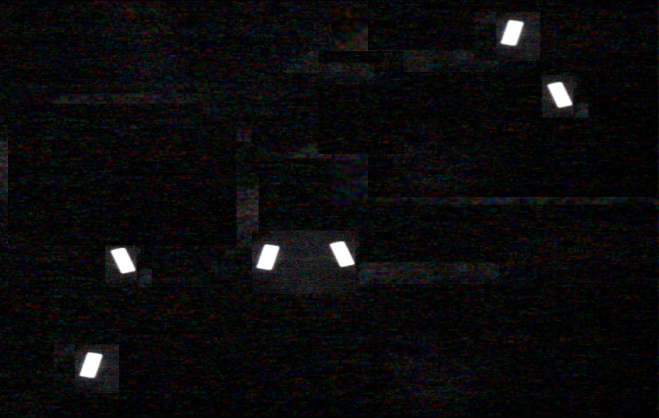
#> input picture test_images/test2.png, 1318 x 836 px (shown at 1/2 size)
$ python Vision.py
#> lines starting #> are read from the running program, lines starting #| are printed output that depends on the picture; after the words box and inside, x2 and y2 are one past the last pixel; in counts of white or black regions, pixels touching at a corner belong together; long printed decimals are rounded
import cv2
import numpy as np


class Vision:
    # Define range of threshold in HSV. Tip: Get these values from generated GRIP code.
    lower_range = np.array([0.0, 0.0, 255.0])
    upper_range = np.array([0.0, 0.0, 255.0])

    @staticmethod
    def process_image(image):
        rows, cols = image.shape[:2]

        # Convert BGR to HSV
        hsv = cv2.cvtColor(image, cv2.COLOR_BGR2HSV)

        # Threshold HSV to only get white target
        mask = cv2.inRange(hsv, Vision.lower_range, Vision.upper_range)

        # Find contours
        contours, _ = cv2.findContours(mask, cv2.RETR_TREE, cv2.CHAIN_APPROX_NONE)

        # Sort contours from left to right
        contours = Vision.sortLeftToRight(contours)

        boundingBoxes = []

        # Loop through each contour(tape) with an index
        for idx, tape in enumerate(contours):
            # Only loop until second to last contour
            if idx < len(contours) - 1:
                # Get the current indexed contour and next index contour in the list
                leftTape = contours[idx]
                rightTape = contours[idx + 1]

                # Get the Moment objects of the two contours
                leftM = cv2.moments(leftTape)
                rightM = cv2.moments(rightTape)

                # Calculate the centeroid y coordinates of the two contours
                leftY = int(leftM['m01'] / leftM['m00'])
                rightY = int(rightM['m01'] / rightM['m00'])

                # Fit each contour to a line and get two points from each line
                x1, y1, x2, y2 = Vision.fitLine(leftTape)
                x3, y3, x4, y4 = Vision.fitLine(rightTape)

                # Compute the y coordinate of the intersection point of the two lines
                intersectY = y1 + ((x4 - x3) * (y1 - y3) - (y4 - y3) * (x1 - x3)) / (
                            (y4 - y3) * (x2 - x1) - (x4 - x3) * (y2 - y1)) * (y2 - y1)

                # Run if the intersection of the two lines are higher than the contours (the two pieces of tape are angled towards each other)
                # TODO: Might be a better idea to compare the slopes of the two lines (positive or negative)
                # because there are actually some extreme cases where the intersect point is lower than one of the tape's y coordinate even though they are meant to be grouped together
                if intersectY < rightY or intersectY < leftY:
                    # Bound a rectangle on the two contours and get the (x,y) of the top left coordinate and the rectangle's width and height
                    xL, yL, wL, hL = cv2.boundingRect(leftTape)
                    xR, yR, wR, hR = cv2.boundingRect(rightTape)

                    # Assign x, y, width, and height to a tuple that represents a rectangle
                    leftRect = (xL, yL, wL, hL)
                    rightRect = (xR, yR, wR, hR)

                    # Combine the two rectangles by computing its union (creating a bounding box around the two pieces of tape)
                    combinedRect = Vision.union(leftRect, rightRect)

                    # Add combinedRect to the list of boundingBoxes
                    boundingBoxes.append(combinedRect)

                    # Draw the bounding box to the frame
                    image = cv2.rectangle(image, (combinedRect[0], combinedRect[1]),
                                          (combinedRect[0] + combinedRect[2], combinedRect[1] + combinedRect[3]),
                                          (0, 255, 0), 3)

        # Loop through each bounding box and compute which has the largest area
        if boundingBoxes:
            largestBoundingBox = max(boundingBoxes, key=lambda rect: rect[2] * rect[3])
            xValueToAlignTo = largestBoundingBox[0] + largestBoundingBox[2] / 2
            error = (xValueToAlignTo - (cols / 2)) / (cols / 2)  # error scaled down to -1 to 1

            return error, image

        else:
            return None, image

    @staticmethod
    def fitLine(cnt):
        vx, vy, x0, y0 = cv2.fitLine(cnt, cv2.DIST_L2, 0, 0.01, 0.01)
        x1, y1 = np.array([x0, y0]) + (100 * np.array([vx, vy]))
        return x0, y0, x1.item(), y1.item()

    @staticmethod
    def sortLeftToRight(cnts):
        # Takes a list of contours and returns it sorted from left to right
        boundingBoxes = [cv2.boundingRect(c) for c in cnts]
        cnts, boundingBoxes = zip(*sorted(zip(cnts, boundingBoxes), key=lambda b: b[1][0], reverse=False))
        return cnts

    @staticmethod
    def union(a, b):
        # Takes two rectangles as tuples (x, y, w, h) and returns a larger rectangle tuple that encompasses both of them
        x = min(a[0], b[0])
        y = min(a[1], b[1])
        w = max(a[0] + a[2], b[0] + b[2]) - x
        h = max(a[1] + a[3], b[1] + b[3]) - y
        return x, y, w, h


if __name__ == '__main__':
    translationValue, frame = Vision.process_image(cv2.imread('test_images/test2.png'))
#> in process_image, `rows, cols = image.shape[:2]`: rows = 836; cols = 1318
#> in process_image, `hsv = cv2.cvtColor(image, cv2.COLOR_BGR2HSV)`: hsv: shape (836, 1318, 3); mean H, S, V 80.9, 208.6, 17.2
#> in process_image, image is the input picture: shape (836, 1318, 3); mean B, G, R 11.1, 10.4, 10.5
#> in process_image, `mask = cv2.inRange(hsv, Vision.lower_range, Vision.upper_range)`:
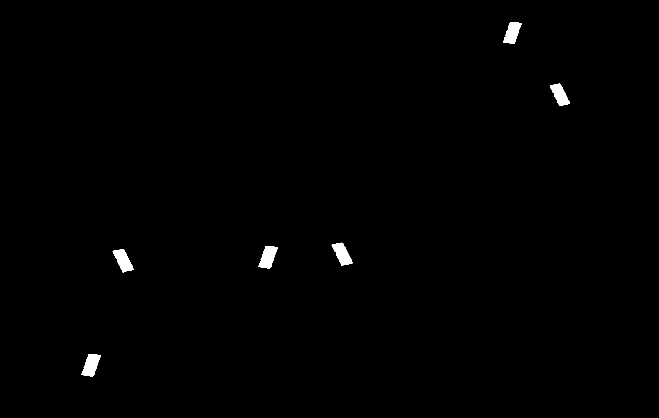
#> mask: shape (836, 1318) (shown at 1/2 size); 0.57% white; 6 white regions
#> in process_image, `contours, _ = cv2.findContours(mask, cv2.RETR_TREE, cv2.CHAIN_APPROX_N..`: contours = 6 contours; box (x1, y1, x2, y2) and area: (163, 708, 201, 754) 1015, (517, 492, 555, 538) 1015, (225, 498, 267, 545) 985, (663, 485, 705, 532) 985, (1006, 44, 1043, 88) 936, (1100, 167, 1140, 212) 914
#> in sortLeftToRight, `boundingBoxes = [cv2.boundingRect(c) for c in cnts]`: boundingBoxes = [(163, 708, 38, 46), (225, 498, 42, 47), (517, 492, 38, 46), (663, 485, 42, 47), (1100, 167, 40, 45), (1006, 44, 37, 44)]
#> in sortLeftToRight, `cnts, boundingBoxes = zip(*sorted(zip(cnts, boundingBoxes), key=lambda..`: cnts has the same summary as contours in process_image; boundingBoxes = ((163, 708, 38, 46), (225, 498, 42, 47), (517, 492, 38, 46), (663, 485, 42, 47), (1006, 44, 37, 44), (1100, 167, 40, 45))
#> the loop in process_image, `for idx, tape in enumerate(contours):` made 6 passes
#> (leftY, rightY) on passes 1, 3, 5: (729, 520), (513, 507), (65, 189)
#> (leftY, rightY) on passes 2, 4: (520, 513), (507, 65)
#> pass 1, in process_image, `image = cv2.rectangle(image, (combinedRect[0], combinedRect[1]), (comb..`:
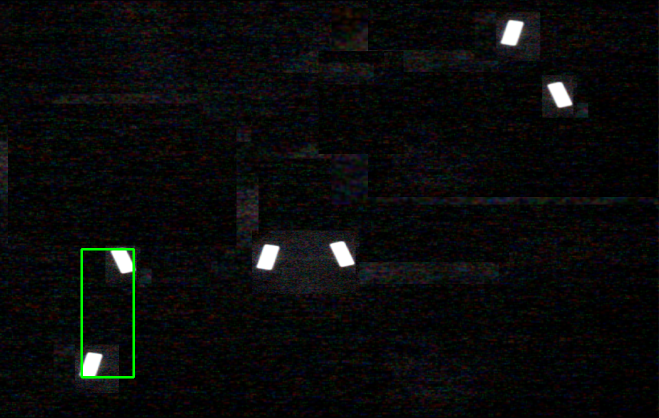
#> image: shape (836, 1318, 3) (shown at 1/2 size); 0.33% of pixels changed, all inside (x1, y1, x2, y2) = (161, 496, 270, 757)
#> pass 3, in process_image, `image = cv2.rectangle(image, (combinedRect[0], combinedRect[1]), (comb..`:
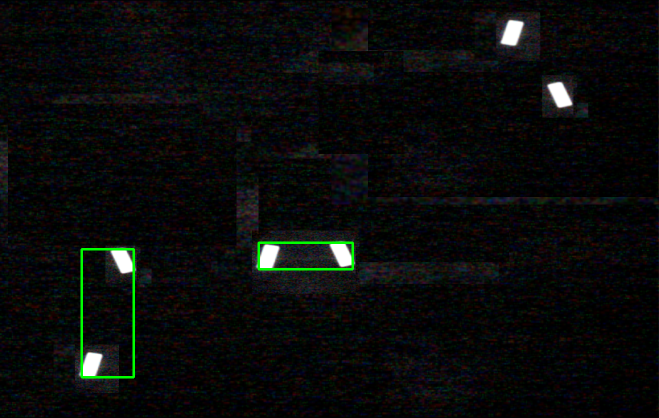
#> image: shape (836, 1318, 3) (shown at 1/2 size); 0.22% of pixels changed, all inside (x1, y1, x2, y2) = (515, 483, 708, 541)
#> after the loop in process_image, `for idx, tape in enumerate(contours):`:
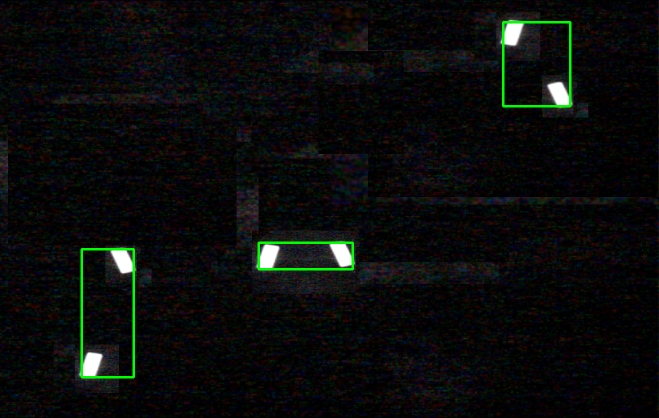
#> image: shape (836, 1318, 3) (shown at 1/2 size); 0.27% of pixels changed, all inside (x1, y1, x2, y2) = (1004, 42, 1143, 215)
#> after the loop in process_image, `for idx, tape in enumerate(contours):`: boundingBoxes = [(163, 498, 104, 256), (517, 485, 188, 53), (1006, 44, 134, 168)]
#> in process_image, `largestBoundingBox = max(boundingBoxes, key=lambda rect: rect[2] * rec..`: largestBoundingBox = (163, 498, 104, 256)
#> in process_image, `xValueToAlignTo = largestBoundingBox[0] + largestBoundingBox[2] / 2`: xValueToAlignTo = 215
#> in process_image, `error = (xValueToAlignTo - (cols / 2)) / (cols / 2)`: error = -0.674
#> translationValue = -0.674
    print(translationValue)
#| -0.6737

    # Display the frame
    cv2.imshow('Frame', frame)

    # Exit program if any key is pressed
    if cv2.waitKey(0) & 0xFF == ord('q'):
#> (key q is pressed here)
        cv2.destroyAllWindows()

$ run again, with test_images/test.png copied over test_images/test2.png
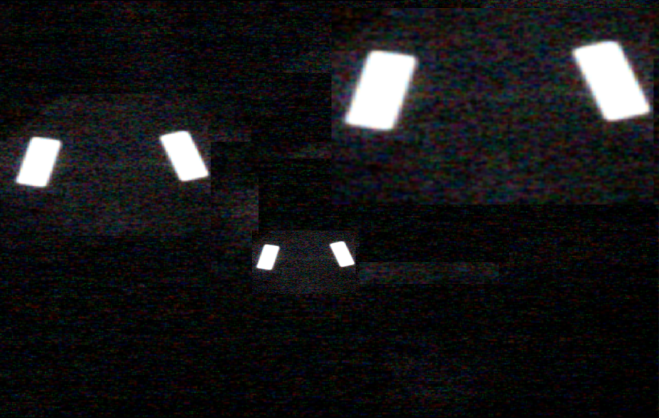
#> input picture test_images/test.png, 1318 x 836 px (shown at 1/2 size)
#> rows = 836; cols = 1318
#> hsv: shape (836, 1318, 3); mean H, S, V 82.9, 181.8, 32.1
#> in process_image, image is the input picture: shape (836, 1318, 3); mean B, G, R 25.2, 23.9, 24.1
#> in process_image, `mask = cv2.inRange(hsv, Vision.lower_range, Vision.upper_range)`:
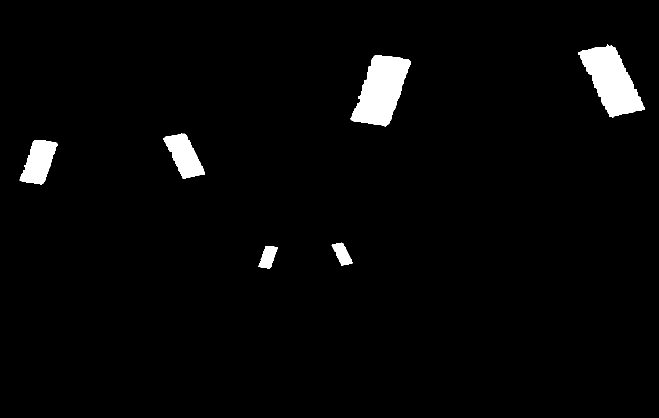
#> mask: shape (836, 1318) (shown at 1/2 size); 2.8% white; 6 white regions
#> contours = 6 contours; box (x1, y1, x2, y2) and area: (701, 111, 821, 253) 10224, (1156, 89, 1289, 235) 9972, (39, 280, 115, 370) 4048, (326, 266, 410, 358) 3940, (517, 492, 555, 538) 1015, (663, 485, 705, 532) 985
#> in sortLeftToRight, `boundingBoxes = [cv2.boundingRect(c) for c in cnts]`: boundingBoxes = [(517, 492, 38, 46), (663, 485, 42, 47), (39, 280, 76, 90), (326, 266, 84, 92), (701, 111, 120, 142), (1156, 89, 133, 146)]
#> in sortLeftToRight, `cnts, boundingBoxes = zip(*sorted(zip(cnts, boundingBoxes), key=lambda..`: cnts has the same summary as contours in process_image; boundingBoxes = ((39, 280, 76, 90), (326, 266, 84, 92), (517, 492, 38, 46), (663, 485, 42, 47), (701, 111, 120, 142), (1156, 89, 133, 146))
#> the loop in process_image, `for idx, tape in enumerate(contours):` made 6 passes
#> (leftY, rightY) on passes 1, 3, 4, 5: (323, 311), (513, 507), (507, 180), (180, 161)
#> after the loop in process_image, `for idx, tape in enumerate(contours):`:
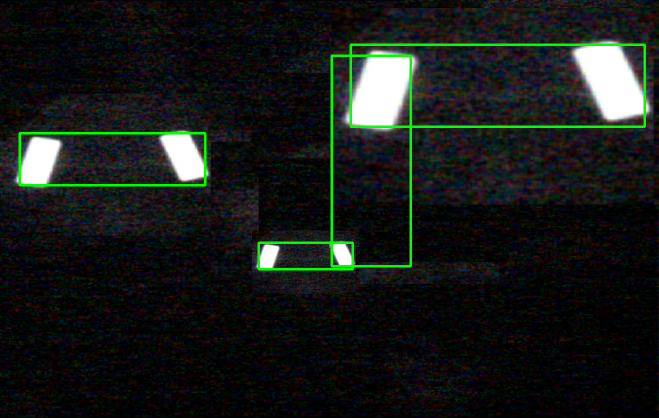
#> image: shape (836, 1318, 3) (shown at 1/2 size); mean B, G, R 24, 27.5, 23
#> after the loop in process_image, `for idx, tape in enumerate(contours):`: boundingBoxes = [(39, 266, 371, 104), (517, 485, 188, 53), (663, 111, 158, 421), (701, 89, 588, 164)]
#> largestBoundingBox = (701, 89, 588, 164)
#> xValueToAlignTo = 995
#> error = 0.51
#| 0.5099
